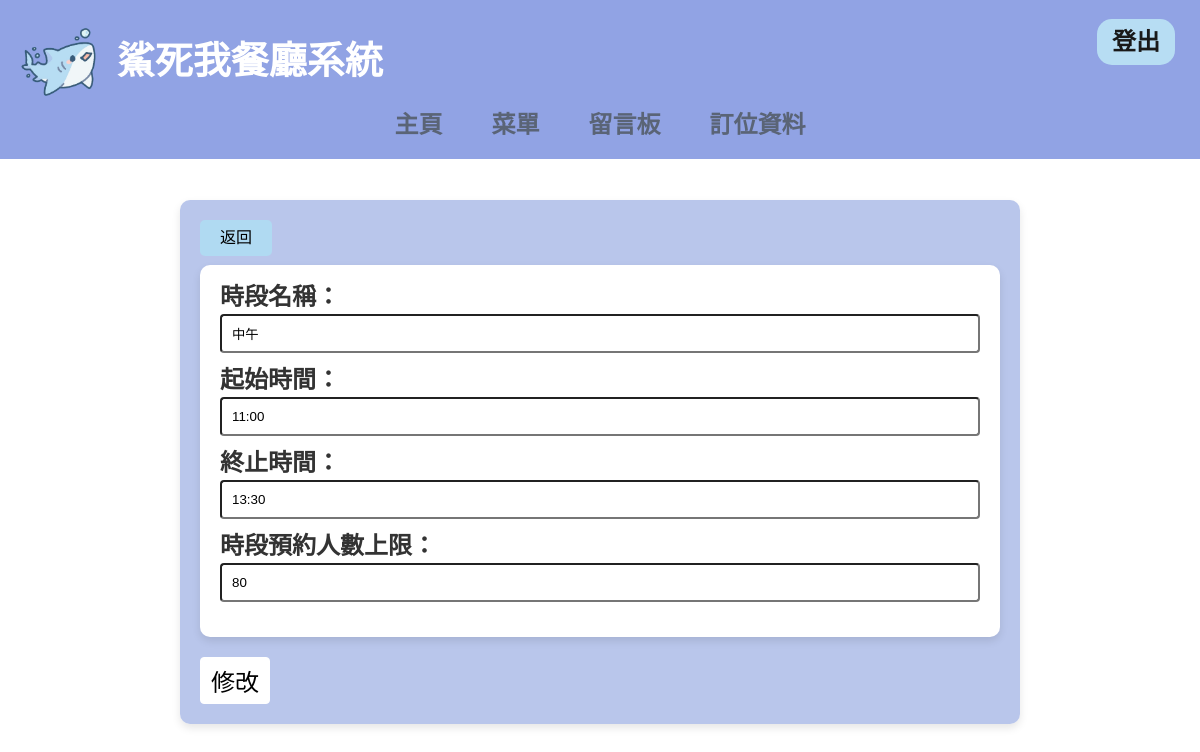
/timeModify/1 (signed in), run on an earlier commit of the app's database.
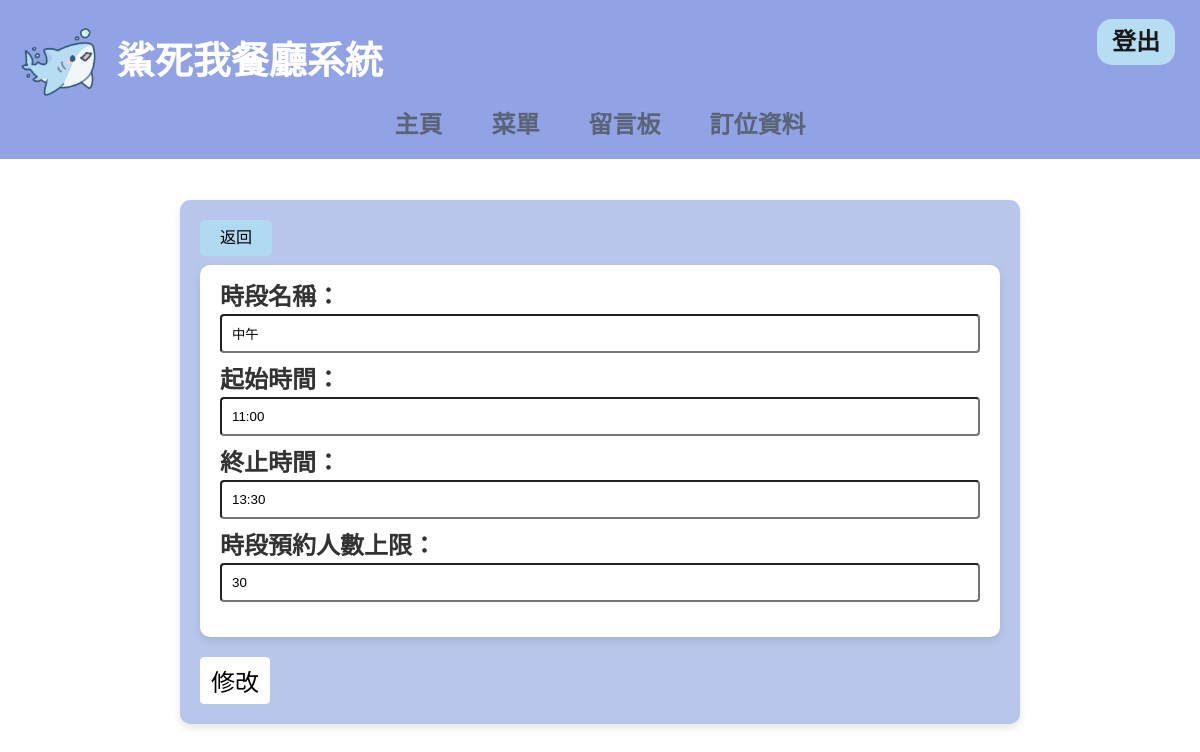
And on a later commit of the database.
### customer/models.py (models this page shows, shortened)
class Time(models.Model):
    name=models.CharField(max_length=50)
    timeStart=models.TimeField()
    timeEnd=models.TimeField()
    numberOfPeopleMax=models.IntegerField(default=100)

### shop/views.py (the view)
# urls.py: path('timeModify/<int:time_id>',timeModify, name='timeModify'), #時段管理
@login_required
def timeModify(request, time_id):
    if request.user.is_superuser and Time.objects.filter(id=time_id).exists():
        time=Time.objects.get(id=time_id)
        form = TimeForm(instance=time)
        if request.method == 'POST':
            form = TimeForm(request.POST, request.FILES, instance=time)
            if form.is_valid():
                form.save()
                msg = '更改成功'
        return render(request, 'timeModify.html', locals())
    return redirect('home')

### customer/forms.py
class TimeForm(forms.ModelForm):
    class Meta:
        model = Time
        fields = ['name', 'timeStart', 'timeEnd', 'numberOfPeopleMax']
        labels = {
            'name':'時段名稱',
            'timeStart':'起始時間',
            'timeEnd':'終止時間',
            'numberOfPeopleMax':'時段預約人數上限'
        }

### template/html/timeModify.html (shortened to what this page needs)
<html lang="en">
<head>
    <link rel="stylesheet" href="/static/CSS/menuModify.css">
</head>
<body>
    {% include 'header.html' %}
    <div class="acard1">
        <a class="btnBack1" href="/">返回</a>
        <form method="post" action="/timeModify/{{ time_id }}">
            <div class="things1">
                <div class="form-group">
                    {{ form.name.label_tag }}
                    {{ form.name }}
                </div>
                <div class="form-group">
                    {{ form.timeStart.label_tag }}
                    {{ form.timeStart }}
                </div>
                <div class="form-group">
                    {{ form.timeEnd.label_tag }}
                    {{ form.timeEnd }}
                </div>
                <div class="form-group">
                    {{ form.numberOfPeopleMax.label_tag }}
                    {{ form.numberOfPeopleMax }}
                </div>
            </div>
            <input type="submit" value="修改" class="btn">
        </form>
    </div>
</body>
</html>

What changed in the data, as far as the page shows it:
changed Time "中午": numberOfPeopleMax "80" → "30"
